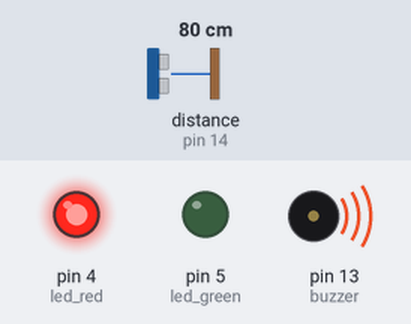
Simulated run of this sketch. Board: Arduino Uno, built with avr-gcc and run on an emulated ATmega328P. On the bench: output pins drawn as LEDs (lit = HIGH), buzzer (waves = sounding). Inputs (shaded band) come from the test bench; at power-on: distance to the obstacle (sensor on pin 14) 80 cm. What the sketch prints to the serial monitor is not drawn.

Above: at 3.8 s.
3.9 s: distance to the obstacle (sensor on pin 14) set to 20 cm
7.8 s: distance to the obstacle (sensor on pin 14) set to 15 cm
At 11.0 s:
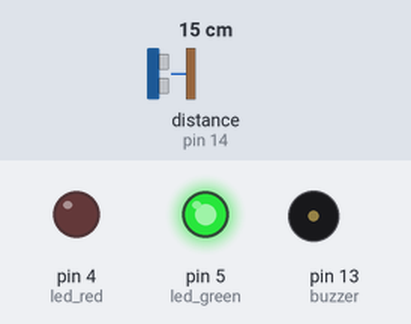
11.7 s: distance to the obstacle (sensor on pin 14) set to 18 cm
At 15.4 s:
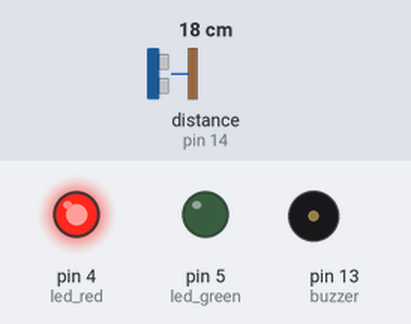
19.4 s: distance to the obstacle (sensor on pin 14) set to 2 cm
At 22.8 s:
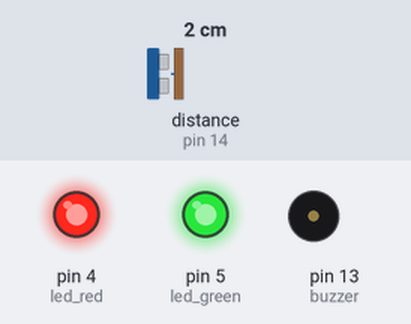
Timing chart, 0 to 24.5 s (numbered marks = the images above; inputs shaded):
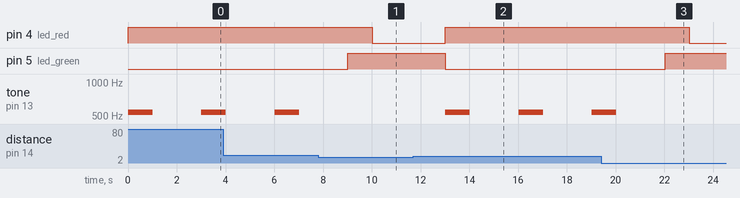

Measured:
- the behaviour switches between 18 and 17 cm on distance to the obstacle (sensor on pin 14) (found by bisection; images 0 and 1)
- after the input at 7.8 s, pin 4 (led_red): HIGH → LOW after 2.2 s; pin 5 (led_green): LOW → HIGH after 1.2 s; tone on pin 13 (buzzer): stays silent (without the input it goes to 540 Hz after 1.2 s)
- after the input at 11.7 s, pin 4 (led_red): LOW → HIGH after 1.3 s; pin 5 (led_green): HIGH → LOW after 1.3 s; tone on pin 13 (buzzer): alternates 540 Hz for 1.0 s and silent for 2.0 s, starting after 1.3 s
- after the input at 19.4 s, pin 4 (led_red): HIGH → LOW after 3.6 s; pin 5 (led_green): LOW → HIGH after 2.6 s; tone on pin 13 (buzzer): goes on until 20.0 s, then stays silent

The sketch:

smart_bottle.ino
```cpp
/*

         ___     ,---.                          ,----.                                                    ,----.           ,-.-.                   _,.----.       _.---.,_      ,-----.--.
  .-._ .'=.'\   .--.'  \       _,..---._      ,-.--` , \            _..---.    ,--.-.  .-,--.           ,-.--` , \ ,-..-.-./  \==\   .-.,.---.    .' .' -   \    .'  - , `.-,   /` ` - /==/
 /==/ \|==|  |  \==\-/\ \    /==/,   -  \    |==|-  _.-`          .' .'.-. \  /==/- / /=/_ /           |==|-  _.-` |, \=/\=|- |==|  /==/  `   \  /==/  ,  ,-'   / -  ,  ,_\==\  `-'-. -|==|
 |==|,|  / - |  /==/-|_\ |   |==|   _   _\   |==|   `.-.         /==/- '=' /  \==\, \/=/. /            |==|   `.-. |- |/ |/ , /==/ |==|-, .=., | |==|-   |  .  |     .=.   |==|     | `|==|
 |==|  \/  , |  \==\,   - \  |==|  .=.   |  /==/_ ,    /         |==|-,   '    \==\  \/ -/            /==/_ ,    /  \, ,     _|==| |==|   '='  / |==|_   `-' \ | -  :=; : _|==|     | -|==|
 |==|- ,   _ |  /==/ -   ,|  |==|,|   | -|  |==|    .-'          |==|  .=. \    |==|  ,_/             |==|    .-'   | -  -  , |==| |==|- ,   .'  |==|   _  , | |     `=` , |==|     | `|==|
 |==| _ /\   | /==/-  /\ - \ |==|  '='   /  |==|_  ,`-._         /==/- '=' ,|   \==\-, /              |==|_  ,`-._   \  ,  - /==/  |==|_  . ,'.  \==\.       /  \ _,    - /==/    .-','|==|
 /==/  / / , / \==\ _.\=\.-' |==|-,   _`/   /==/ ,     /        |==|   -   /    /==/._/               /==/ ,     /   |-  /\ /==/   /==/  /\ ,  )  `-.`.___.-'    `.   - .`=.`    /     \==\
 `--`./  `--`   `--`         `-.`.____.'    `--`-----``         `-._`.___,'     `--`-`                `--`-----``    `--`  `--`    `--`-`--`--'                    ``--'--'      `-----`---`

*/


// Follow me on github https://github.com/EWRC01
//Connect with me on LinkedIn https://linkedin.com/in/ewrc01


// Include the library to manage better the ultrasonic sensor
#include <Ultrasonic.h>

// Define the pins of ultrasonic sensor
Ultrasonic ultrasonic(12, 14);

// Define the variables
int led_red = 4;
int led_green = 5;
int buzzer = 13;

// Define a void to get the Distance and notify the user when the water reach zero or low level
void getDistance() {
  float distanceSensor = ultrasonic.distanceRead();
  float value = distanceSensor; // Read the value of ultrasonic

  // Init a conditional, if the value isnan print Failed to Read the data

  if (isnan(distanceSensor)) {
    Serial.println("Failed To Read the data");
    return;
  }

  // Init a conditional, based in the measures of the bottle, when it reach some value do some action

  if (value > 17) {
    digitalWrite(led_red, HIGH); //  Turn on the Red LED
    digitalWrite(led_green, LOW); // Turn Off the Green LED
    tone(buzzer, 540,1000); // Beep the buzzer for 1 second
  } else {
    digitalWrite(led_green, HIGH); // Turn on the Green LED
    delay(1000); // Wait 1 second
    digitalWrite(led_red, LOW); // Turn off the Red LED
    //tone(buzzer, 523, 500); // Optional: Beep the Buzzer
  }

  Serial.print("Distance: "); // Print in serial the follow text
  delay(1000); // Wait 1 second
  Serial.print(value); // Print in Serial the value of the distance
  delay(1000); // Wait 1 second
  Serial.println(); // Line Break on Serial
  delay(1000); // Wait 1 second

  /* Advisory: It's important to test with the delays.
     because is probably the Serial and the ide in general
     can be stucked by the among of data every second */
}

void setup() {
  Serial.begin(9600); // Init the Serial in 9600 baud
  pinMode(led_red, OUTPUT); // Red Led as OUTPUT
  pinMode(led_green, OUTPUT); // Green Led as OUTPUT
  pinMode(buzzer, OUTPUT); // Buzzer pin as OUTPUT
}

void loop() {
  getDistance(); // Call the function in loop
}
```
